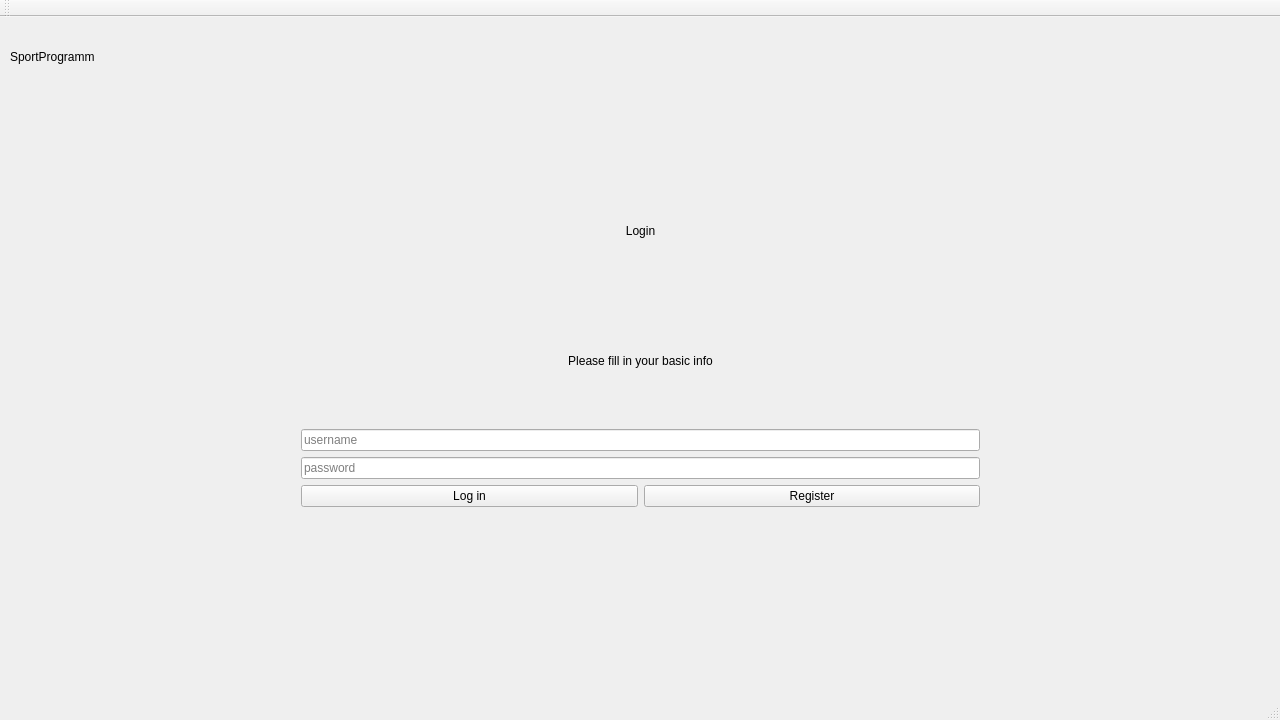
<?xml version="1.0" encoding="UTF-8"?>
<ui version="4.0">
 <class>MainWindow</class>
 <widget class="QMainWindow" name="MainWindow">
  <property name="enabled">
   <bool>true</bool>
  </property>
  <property name="geometry">
   <rect>
    <x>0</x>
    <y>0</y>
    <width>1280</width>
    <height>720</height>
   </rect>
  </property>
  <property name="windowTitle">
   <string>Sport Programm</string>
  </property>
  <property name="autoFillBackground">
   <bool>false</bool>
  </property>
  <property name="styleSheet">
   <string notr="true"/>
  </property>
  <widget class="QWidget" name="centralWidget">
   <property name="enabled">
    <bool>true</bool>
   </property>
   <property name="minimumSize">
    <size>
     <width>0</width>
     <height>0</height>
    </size>
   </property>
   <property name="sizeIncrement">
    <size>
     <width>0</width>
     <height>1280</height>
    </size>
   </property>
   <widget class="QLabel" name="label">
    <property name="geometry">
     <rect>
      <x>10</x>
      <y>0</y>
      <width>581</width>
      <height>81</height>
     </rect>
    </property>
    <property name="text">
     <string>SportProgramm</string>
    </property>
    <property name="textFormat">
     <enum>Qt::RichText</enum>
    </property>
    <property name="scaledContents">
     <bool>false</bool>
    </property>
    <property name="alignment">
     <set>Qt::AlignLeading|Qt::AlignLeft|Qt::AlignVCenter</set>
    </property>
    <property name="buddy">
     <cstring></cstring>
    </property>
   </widget>
   <widget class="QWidget" name="verticalLayoutWidget">
    <property name="geometry">
     <rect>
      <x>290</x>
      <y>140</y>
      <width>701</width>
      <height>361</height>
     </rect>
    </property>
    <layout class="QVBoxLayout" name="verticalLayout">
     <item>
      <widget class="QLabel" name="label_login">
       <property name="text">
        <string>Login</string>
       </property>
       <property name="alignment">
        <set>Qt::AlignCenter</set>
       </property>
      </widget>
     </item>
     <item>
      <widget class="QLabel" name="label_login_2">
       <property name="text">
        <string>Please fill in your basic info</string>
       </property>
       <property name="alignment">
        <set>Qt::AlignCenter</set>
       </property>
      </widget>
     </item>
     <item>
      <widget class="QLineEdit" name="username">
       <property name="placeholderText">
        <string>username</string>
       </property>
      </widget>
     </item>
     <item>
      <widget class="QLineEdit" name="password">
       <property name="layoutDirection">
        <enum>Qt::LeftToRight</enum>
       </property>
       <property name="inputMethodHints">
        <set>Qt::ImhNone</set>
       </property>
       <property name="text">
        <string/>
       </property>
       <property name="placeholderText">
        <string>password</string>
       </property>
      </widget>
     </item>
     <item>
      <layout class="QHBoxLayout" name="horizontalLayout">
       <item>
        <widget class="QPushButton" name="sign">
         <property name="text">
          <string>Log in</string>
         </property>
        </widget>
       </item>
       <item>
        <widget class="QPushButton" name="register_2">
         <property name="text">
          <string>Register</string>
         </property>
        </widget>
       </item>
      </layout>
     </item>
    </layout>
   </widget>
  </widget>
  <widget class="QMenuBar" name="menuBar">
   <property name="geometry">
    <rect>
     <x>0</x>
     <y>0</y>
     <width>1280</width>
     <height>26</height>
    </rect>
   </property>
  </widget>
  <widget class="QToolBar" name="mainToolBar">
   <attribute name="toolBarArea">
    <enum>TopToolBarArea</enum>
   </attribute>
   <attribute name="toolBarBreak">
    <bool>false</bool>
   </attribute>
  </widget>
  <widget class="QStatusBar" name="statusBar"/>
 </widget>
 <layoutdefault spacing="6" margin="11"/>
 <resources/>
 <connections/>
</ui>
